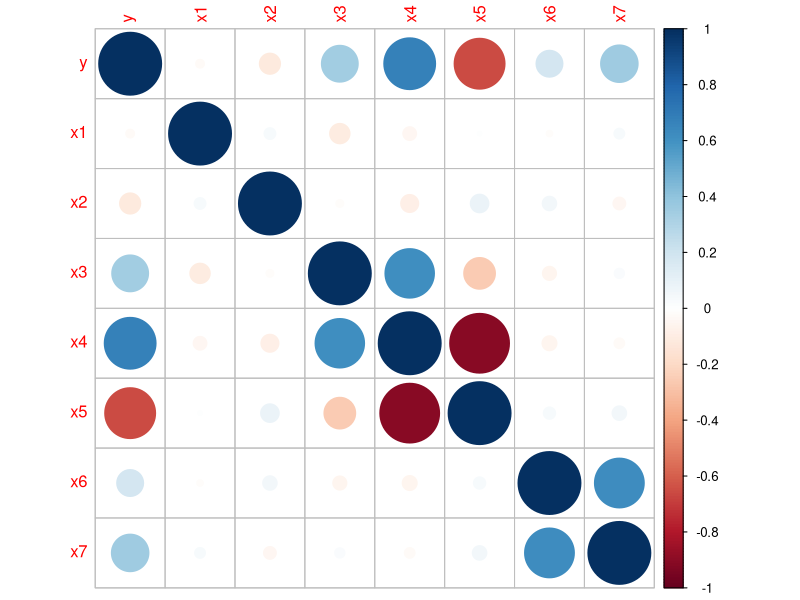
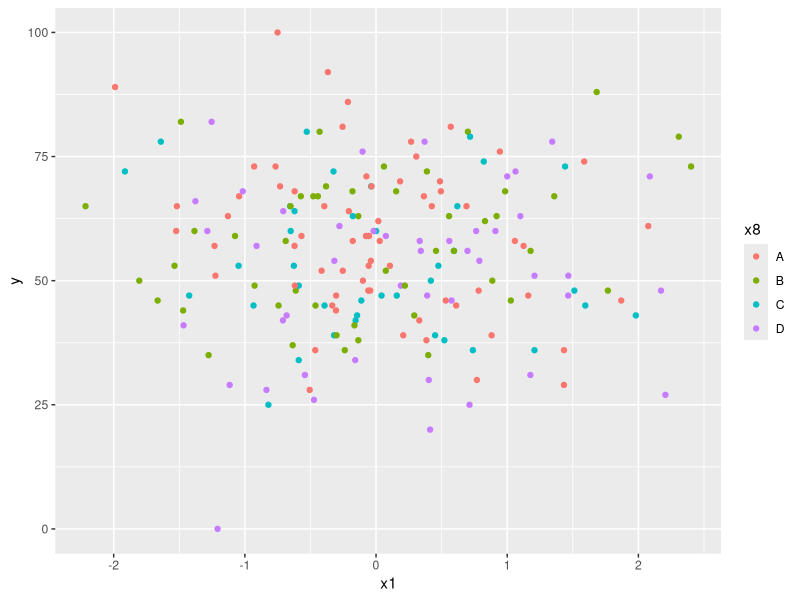
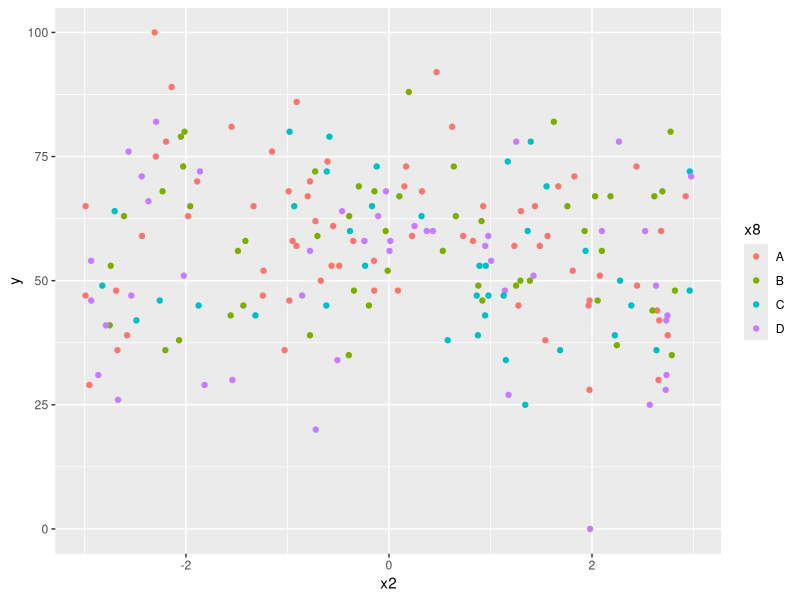
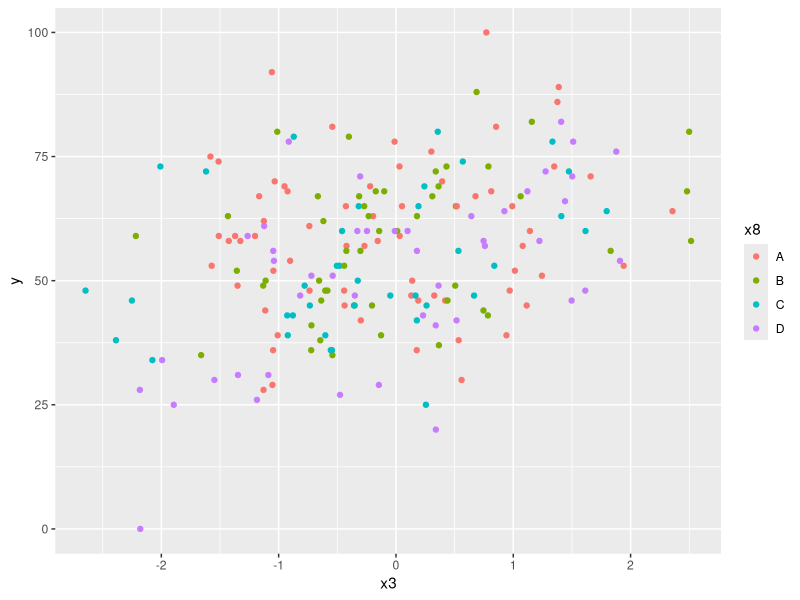
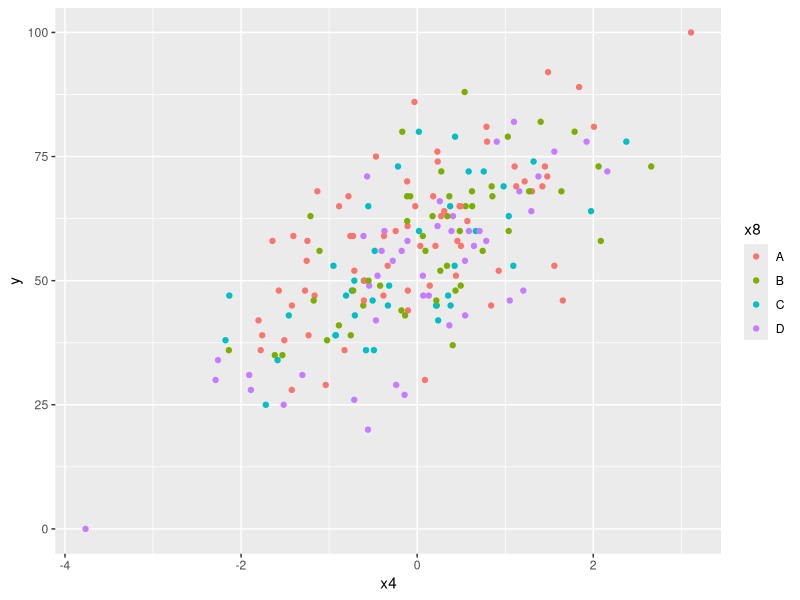
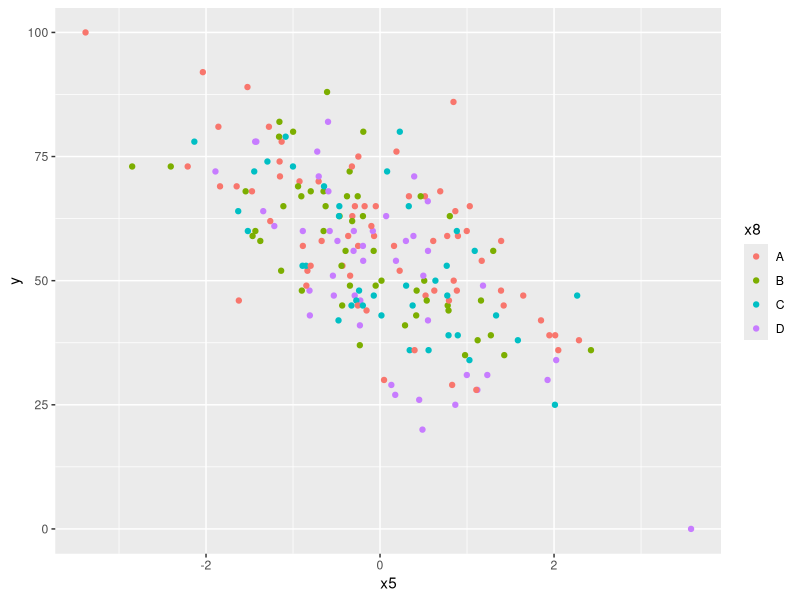
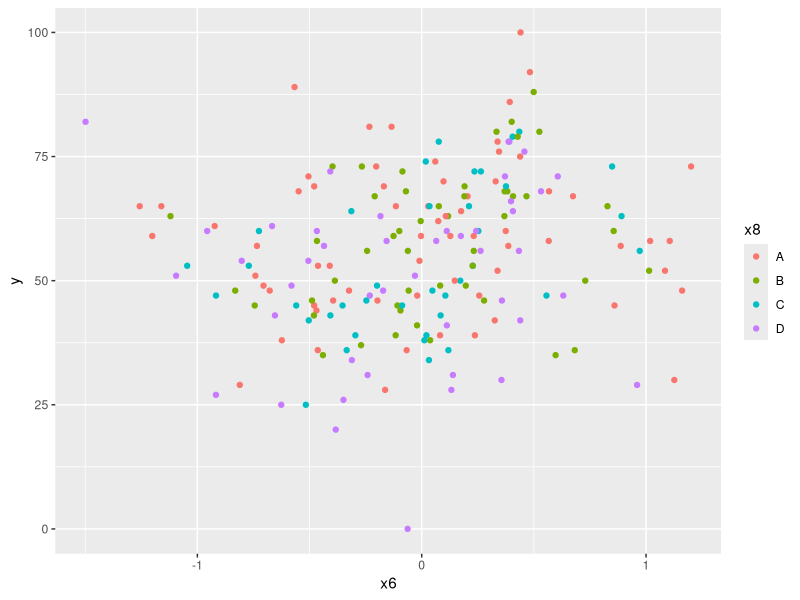
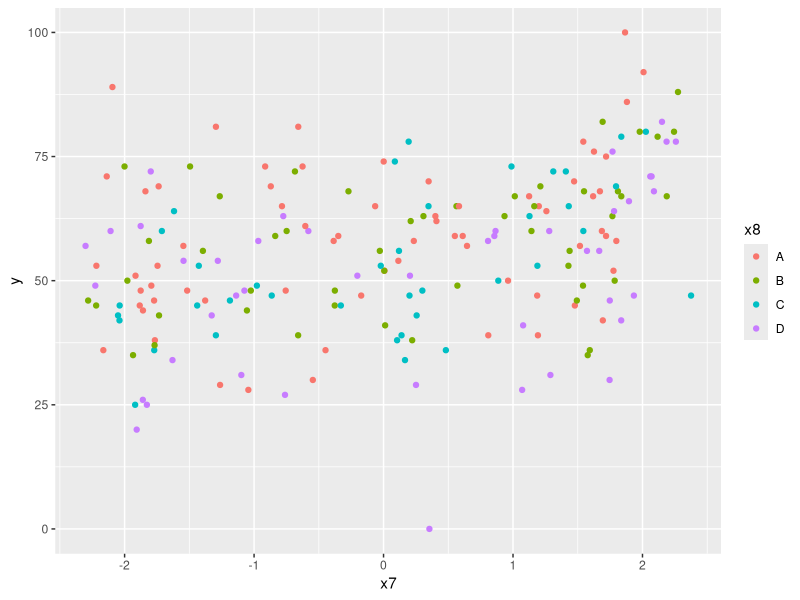

R code for these plots, in order:
## ---- chunk 1
library(corrplot)
library(dplyr)
library(ggplot2)
## ---- chunk 2
data <- read.csv("FP_Data.csv")
df <- as.data.frame(data)
## ---- chunk 3
names(df)
## ---- chunk 4
corrplot(cor(select(df, -x8)))
## ---- chunk 5
df %>%
  ggplot(aes(x = x1, y = y, color = x8)) +
  geom_point()
## ---- chunk 6
df %>%
  ggplot(aes(x = x2, y = y, color = x8)) +
  geom_point()
## ---- chunk 7
df %>%
  ggplot(aes(x = x3, y = y, color = x8)) +
  geom_point()
## ---- chunk 8
df %>%
  ggplot(aes(x = x4, y = y, color = x8)) +
  geom_point()
## ---- chunk 9
df %>%
  ggplot(aes(x = x5, y = y, color = x8)) +
  geom_point()
## ---- chunk 10
df %>%
  ggplot(aes(x = x6, y = y, color = x8)) +
  geom_point()
## ---- chunk 11
df %>%
  ggplot(aes(x = x7, y = y, color = x8)) +
  geom_point()
## ---- chunk 12
df %>%
  ggplot(aes(x = x8, y = y, fill = x8)) +
  geom_boxplot() +
  theme(
    legend.position = "none"
  )
## ---- chunk 13
df %>%
  ggplot(aes(x = y)) +
  geom_histogram(bins = 15, aes(y = after_stat(density))) +
  stat_function(
    fun = dnorm,
    args = list(mean = mean(df$y), sd = sd(df$y)),
    color = "red",
    linewidth = 1
  )
## ---- chunk 14
df %>%
  ggplot(aes(x = y, fill = x8)) +
  geom_histogram(bins = 10) +
  facet_wrap(~x8)
